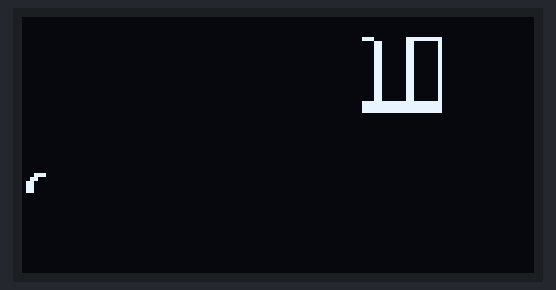
The sketch below on a simulated ESP32. Shown: 128×64 one-colour display. WiFi joins after 1.5 s; servers stay silent unless stated; uploads are accepted with an empty reply; what the sketch prints to the serial monitor is not drawn.

Above: at 22.3 s.

The sketch:

hefeng_test.ino
```cpp
#include <WiFi.h>
#include <HTTPClient.h>
#include <U8g2lib.h>
#include <ArduinoJson.h>

// OLED 屏幕定义
#define OLED_SDA 1
#define OLED_SCL 0

// 定义 OLED 屏幕对象
U8G2_SSD1306_128X64_NONAME_F_SW_I2C u8g2(U8G2_R2, OLED_SCL, OLED_SDA, U8X8_PIN_NONE);

const char* ssid = "WiFi_SSID";
const char* password = "********";

const char* server = "https://devapi.qweather.com/v7/weather/3d?location=101010100&key=dd33cabb69224a8e9c1599d550e17408&lang=en&gzip=n";
HTTPClient http;

static const unsigned char PROGMEM weather_xbm[] = {
  0x00, 0x00, 0xf0, 0x07, 0xf8, 0x1f, 0x18, 0x18, 0x18, 0x18, 0x18, 0x18, 0x18, 0x18, 0x18, 0x18,
  0x18, 0x18, 0x18, 0x18, 0x18, 0x18, 0x18, 0x18, 0x18, 0x18, 0x18, 0x18, 0x18, 0x18, 0x18, 0x18,
  0x18, 0x18, 0x18, 0x18, 0x18, 0x18, 0x18, 0x18, 0x18, 0x18, 0x18, 0x18, 0x18, 0x18, 0x18, 0x18,
  0x18, 0x18, 0x18, 0xff, 0xff, 0xff, 0xff, 0xff, 0xff, 0xff, 0xff, 0xff, 0xff, 0xff, 0xff, 0xff,
  0xff, 0xff, 0xff, 0xff, 0xff, 0xff, 0xf8, 0xff, 0xff, 0xff, 0xff, 0xff, 0xff, 0xff, 0xfe, 0xff,
  0xff, 0xff, 0xff, 0xff, 0xff, 0xff, 0xff, 0xff, 0xff, 0xff, 0xff, 0xff, 0xff, 0xff, 0xff, 0xff,
  0xff, 0xff, 0xff, 0xff, 0xff, 0xff, 0xfc, 0xff, 0xff, 0xff, 0xff, 0xff, 0xff, 0xff, 0xf0, 0xff,
  0xff, 0xff, 0xff, 0xff, 0xff, 0xff, 0xff, 0xff, 0xff, 0xff, 0xff, 0xff, 0xff, 0xff, 0xff, 0xff
};

void setup() {
  Serial.begin(115200);
  WiFi.begin(ssid, password);
  while (WiFi.status() != WL_CONNECTED) {
    delay(1000);
    Serial.println("Wifi connecting...");
  }
  Serial.println("Wifi connected.");
  u8g2.begin();
}

void loop() {
  if (WiFi.status() == WL_CONNECTED) {
    http.begin(server);
    int httpCode = http.GET();
    if (httpCode > 0) {
      String payload = http.getString();
      Serial.println("point");
      Serial.println(payload);
      DynamicJsonDocument doc(1024);
      deserializeJson(doc, payload);
      const char* weather = doc["now"]["text"];
      const char* temperature = doc["now"]["temp"];
      delay(10000);
      u8g2.clearBuffer();
u8g2.setFont(u8g2_font_profont12_tr);
    u8g2.setCursor(0, 12);
    u8g2.print("Server Monitoring");
delay(10000);
      u8g2.clearBuffer();
      u8g2.setFont(u8g2_font_t0_16_mr);
      u8g2.drawStr(0, 18, weather);
      u8g2.drawXBMP(85, 4, 20, 20, weather_xbm);
      u8g2.setFont(u8g2_font_open_iconic_all_1x_t);
      u8g2.setCursor(0, 46);
      u8g2.print(temperature);
      u8g2.print("C");
      u8g2.sendBuffer();
    } else {
      Serial.printf("HTTP GET error: %s\n", http.errorToString(httpCode).c_str());
    }
    http.end();
  }
}
```
